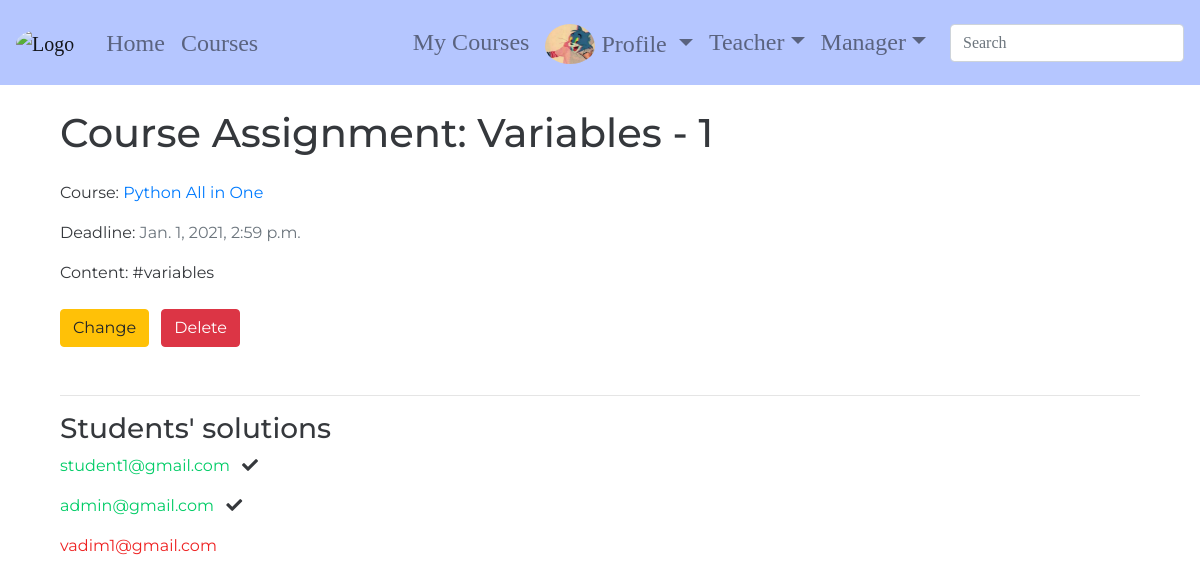
Page /courses/teacher/python/python-all-in-one/assignments/1/ (signed in) on the committed database.
### accounts/models.py (models this page shows, shortened)
class CustomUser(AbstractUser, PermissionsMixin):
    email = models.EmailField(verbose_name='email', max_length=60, unique=True)
    username = models.CharField(max_length=30, unique=True)
    date_joined = models.DateTimeField(verbose_name='date joined', auto_now_add=True)
    last_login = models.DateTimeField(verbose_name='last login', auto_now=True)
    is_admin = models.BooleanField(default=False)
    is_active = models.BooleanField(default=True)
    is_staff = models.BooleanField(default=False)
    is_superuser = models.BooleanField(default=False)
    USERNAME_FIELD = 'email'
    REQUIRED_FIELDS = ['username', ]
    objects = CustomUserManager()
    def __str__(self):
        return self.email

class Profile(models.Model):
    user = models.OneToOneField(settings.AUTH_USER_MODEL, related_name='profile', on_delete=models.CASCADE)
    first_name = models.CharField(max_length=40, null=True, blank=True)
    last_name = models.CharField(max_length=40, null=True, blank=True)
    phone = PhoneNumberField(max_length=20, null=True, blank=True)
    date_of_birth = models.DateField(null=True, blank=True)
    bio = models.TextField(null=True, blank=True)
    profile_pic = models.ImageField(null=True, blank=True, upload_to='images/profile_pics',
                                    default=get_default_profile_pic)

### courses/models.py (models this page shows, shortened)
class Assignment(models.Model):
    title = models.CharField(max_length=100, )
    content = RichTextUploadingField()
    start_date = models.DateTimeField()
    end_date = models.DateTimeField(null=True, blank=True)

class CourseInstanceAssignment(Assignment):
    course_instance = models.ForeignKey(CourseInstance, related_name='course_assignments', on_delete=models.CASCADE)

class CourseInstance(models.Model):
    course = models.ForeignKey(Course, related_name='instances', on_delete=models.CASCADE)
    slug = models.SlugField(allow_unicode=True, unique=True)
    sub_title = models.CharField(max_length=100, null=True, blank=True)
    min_mark = models.SmallIntegerField(
        validators=[
            MinValueValidator(0),
            MaxValueValidator(100),
        ]
    )
    start_date = models.DateField(null=True, blank=True)
    end_date = models.DateField(null=True, blank=True)

class PersonalAssignment(models.Model):
    course_instance_assignment = models.ForeignKey(CourseInstanceAssignment,
                                                   related_name='personal_assignments',
                                                   on_delete=models.CASCADE)
    enroll = models.ForeignKey(Enroll, related_name='personal_assignments', on_delete=models.CASCADE)
    answer_field = models.TextField(null=True, blank=True)
    answer_file = models.FileField(null=True, blank=True, upload_to=student_answers_directory_path)
    is_completed = models.BooleanField(default=False)
    grade = models.SmallIntegerField(
        blank=True,
        null=True,
        default=0,
        validators=[
            MinValueValidator(0),
            MaxValueValidator(100),
        ]
    )
    completion_date = models.DateTimeField(null=True, blank=True)
    @property
    def is_deadline_missed(self):
        if self.course_instance_assignment.start_date and self.course_instance_assignment.end_date:
            return self.course_instance_assignment.end_date < timezone.now()
        return False

class Enroll(models.Model):
    course_instance = models.ForeignKey(CourseInstance, related_name='enrolls', on_delete=models.CASCADE)
    student = models.ForeignKey('accounts.CustomUser', related_name='enrolls', on_delete=models.CASCADE)
    is_course_finished = models.BooleanField(default=False)

### courses/views.py (the view)
class CourseAssignmentTeacherDetail(LoginRequiredMixin,
                                    GroupRequiredMixin,
                                    generic.DetailView):
    group_required = 'teachers'
    model = course_models.CourseInstanceAssignment
    template_name = 'courses/course_assignment_teacher_detail.html'
    context_object_name = 'course_assignment'
    def get_object(self, queryset=None):
        course_instance = get_object_or_404(
            course_models.CourseInstance,
            course__slug=self.kwargs.get('course_slug'),
            slug=self.kwargs.get('instance_slug'),
        )
        return get_object_or_404(
            course_models.CourseInstanceAssignment,
            course_instance=course_instance,
            pk=self.kwargs.get('assignment_pk')
        )

### accounts/templatetags/accounts_extras.py (called while the page is built)
@register.filter(name='has_group')
def has_group(user, group_name):
    return user.groups.filter(name=group_name).exists()

### courses/templates/courses/course_assignment_teacher_detail.html (shortened to what this page needs)
{% extends 'base.html' %}
{% block content %}
    <div class="container">
        <h1>Course Assignment: {{ course_assignment.title }}</h1>
        <div class="assignment-info mt-4 mb-4">
            <p>Course: <a href="{% url 'courses:course-instance-teacher-detail' course_slug=course_assignment.course_instance.course.slug instance_slug=course_assignment.course_instance.slug %}">{{ course_assignment.course_instance.sub_title }}</a></p>
            <p>Deadline: <span class="text-muted">{{ course_assignment.end_date }}</span></p>
            <p>Content: {{ course_assignment.content|safe }}</p>
        </div>
        <a href="{% url 'courses:course-assignment-teacher-change' course_slug=course_assignment.course_instance.course.slug instance_slug=course_assignment.course_instance.slug assignment_pk=course_assignment.pk %}"
           class="btn btn-warning mr-2">
            Change
        </a>
        <a href="{% url 'courses:course-assignment-teacher-delete' course_slug=course_assignment.course_instance.course.slug instance_slug=course_assignment.course_instance.slug assignment_pk=course_assignment.pk %}"
           class="btn btn-danger">
            Delete
        </a>
        <div class="assignment-solutions mt-5">
            <hr>
            {% if course_assignment.personal_assignments.all %}
                <h3>Students' solutions</h3>
                {% for personal_assignment in course_assignment.personal_assignments.all %}
                    <p>
                        <a href="{% url 'courses:personal-assignment-teacher-detail' course_slug=course_assignment.course_instance.course.slug instance_slug=course_assignment.course_instance.slug enroll_pk=personal_assignment.enroll.pk assignment_pk=personal_assignment.pk %}"
                           class="enroll-assignment-link{% if personal_assignment.is_completed %}-completed{% elif personal_assignment.is_deadline_missed %}-deadline{% endif %}">
                            {{ personal_assignment.enroll.student }}
                        </a>
                        {% if personal_assignment.is_completed %}
                            <i class="fas fa-check completed_icon ml-2"></i>
                        {% endif %}
                    </p>
                {% endfor %}
            {% else %}
                <h3>There are no solutions from students yet.</h3>
            {% endif %}
        </div>
    </div>
{% endblock %}

### templates/base.html (shortened to what this page needs)
<!DOCTYPE html>
{% load static %}
{% load accounts_extras %}
<html lang="en">
<head>
    <link rel="stylesheet" href="https://stackpath.bootstrapcdn.com/bootstrap/4.5.2/css/bootstrap.min.css">
    <link rel="stylesheet" href="https://stackpath.bootstrapcdn.com/font-awesome/4.7.0/css/font-awesome.min.css">    <link href="https://fonts.googleapis.com/css?family=Montserrat" rel="stylesheet">
    <link rel="stylesheet" href="https://use.fontawesome.com/releases/v5.15.1/css/all.css">
    <link rel="stylesheet" href="{% static 'course_manager/css/master.css' %}">
</head>
<body>
    <nav class="smart_scroll navbar navbar-expand-lg navbar-light" id="baseNavbar">
        <a href="{% url 'homepage' %}" class="navbar-brand">
            <img id="blogLogo" src="" alt="Logo">
        </a>
        <div class="collapse navbar-collapse" id="basicExampleNav">
            <ul class="navbar-nav mr-auto ml-2">
                <li class="nav-item">
                    <a class="nav-link" href="{% url 'homepage' %}">Home</a>
                </li>
                <li class="nav-item">
                    <a class="nav-link" href="{% url 'courses:courses-list' %}">Courses</a>
                </li>
            </ul>
            {% if user.is_authenticated %}
                <ul class="navbar-nav ml-2 pr-3 nav-flex-icons">
                    <li class="nav-item mt-2">
                        <a class="nav-link" href="{% url 'courses:user-courses' %}">My Courses</a>
                    </li>
                    <li class="nav-item dropdown mt-2">
                        <a href="#" class="nav-link dropdown-toggle" id="navbarDropdownMenuLink-4" data-toggle="dropdown"
                            aria-haspopup="true" aria-expanded="false">
                            {% if user.profile.profile_pic %}
                                <img class="profile_pic" src="{{ user.profile.profile_pic.url }}" alt="User Profile Picture">
                            {% else %}
                                <img class="profile_pic" src="{% static 'course_manager/images/default_profile_pic_1.png' %}"
                                alt="Default Profile Picture">
                            {% endif %}
                            Profile
                        </a>
                    </li>
                    {% if user|has_group:'teachers' or user.is_superuser %}
                        <li class="nav-item dropdown mt-2">
                            <a href="" class="nav-link dropdown-toggle" id="navbarDropdownMenuLink-4" data-toggle="dropdown"
                               aria-haspopup="true" aria-expanded="false">Teacher</a>
                        </li>
                    {% endif %}
                    {% if user|has_group:'managers' or user.is_superuser %}
                        <li class="nav-item dropdown mt-2">
                            <a href="" class="nav-link dropdown-toggle" id="navbarDropdownMenuLink-4" data-toggle="dropdown"
                               aria-haspopup="true" aria-expanded="false">Manager</a>
                        </li>
                    {% endif %}
                </ul>
            {% endif %}
            <form class="navbar-form form-inline" method="get" action=""
                  role="search" id="navbarSearchForm">
              <div class="md-form my-2">
                <input id="searchBarInput" class="input_field form-control mr-sm-2" name="q"
                       type="text" placeholder="Search" aria-label="Search">
              </div>
            </form>
        </div>
    </nav>
    <div id="wrap" class="wrapper flex-grow-1">
        <div id="main" class="container content main_content mt-4 mb-5">
            {% block content %}
            {% endblock %}
        </div>
    </div>
</body>
</html>

### static/course_manager/css/master.css (style rules this page uses)
body { height: 100%; background-color: rgba(255, 255, 255, 0.39); color: #35383c; font-family: 'Montserrat', sans-serif; }
#baseNavbar { background-color: #b5c6ff; font-family: 'Arvo', serif; font-size: 1.5rem; }
#blogLogo { width: 90px; height: 75px; border-radius: 50%; }
#navbarSearchForm input[type=text] { width: 100%; }
.profile_pic { width: 50px; height: 45px; border-radius: 50%; padding-bottom: 5px; }
.enroll-assignment-link-completed { color: #00cc66; }
.enroll-assignment-link-deadline { color: #ee2222; }

### rows in the picture
CustomUser: profile.profile_pic (picture)
Assignment: title "Variables - 1", end_date "Jan. 1, 2021, 2:59 p.m.", content "#variables"
CourseInstanceAssignment: course_instance.sub_title "Python All in One"
PersonalAssignment: enroll.student "student1@gmail.com", is_completed True (drawn)
PersonalAssignment: enroll.student "admin@gmail.com", is_completed True (drawn)
PersonalAssignment: enroll.student "vadim1@gmail.com"
